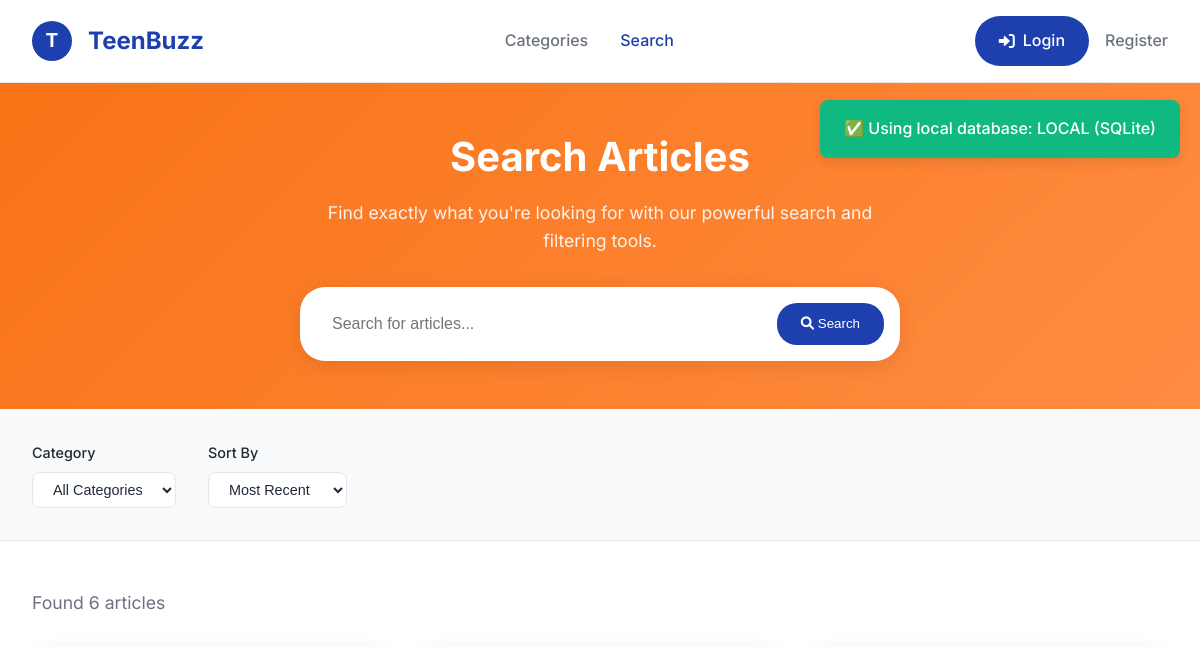
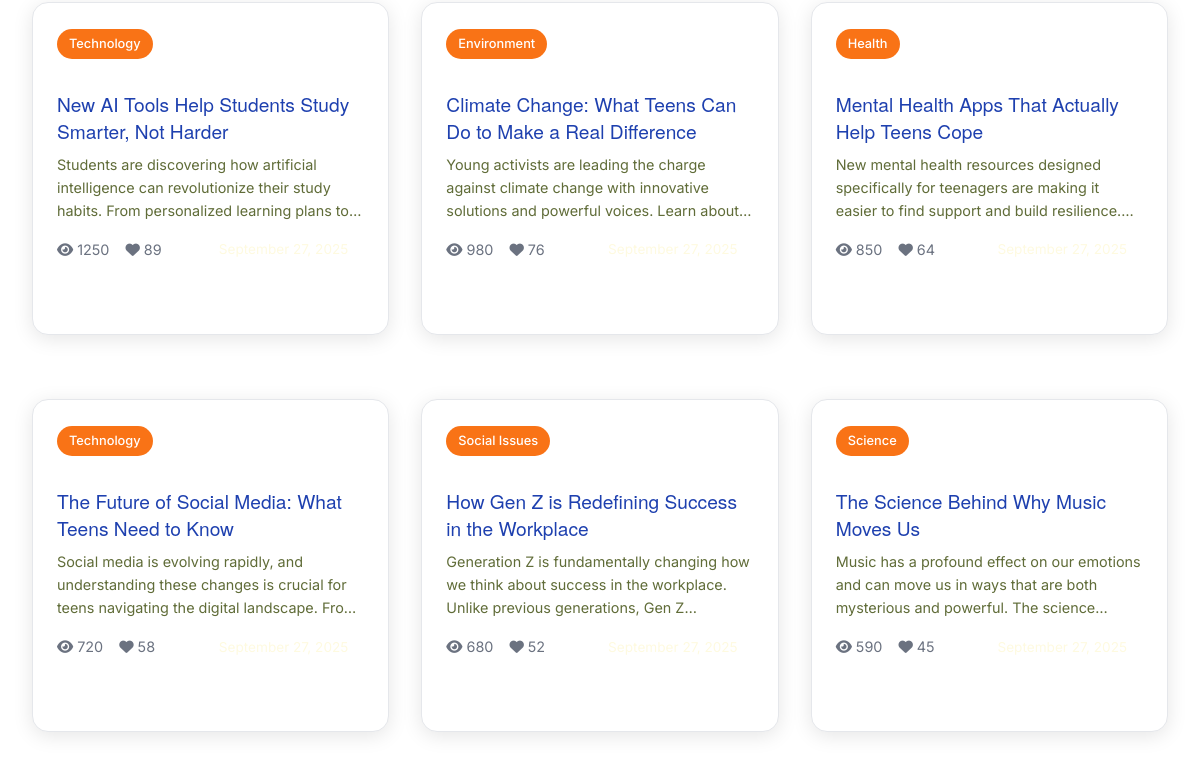
Before: /search with the older database file (2 pictures, top to bottom).
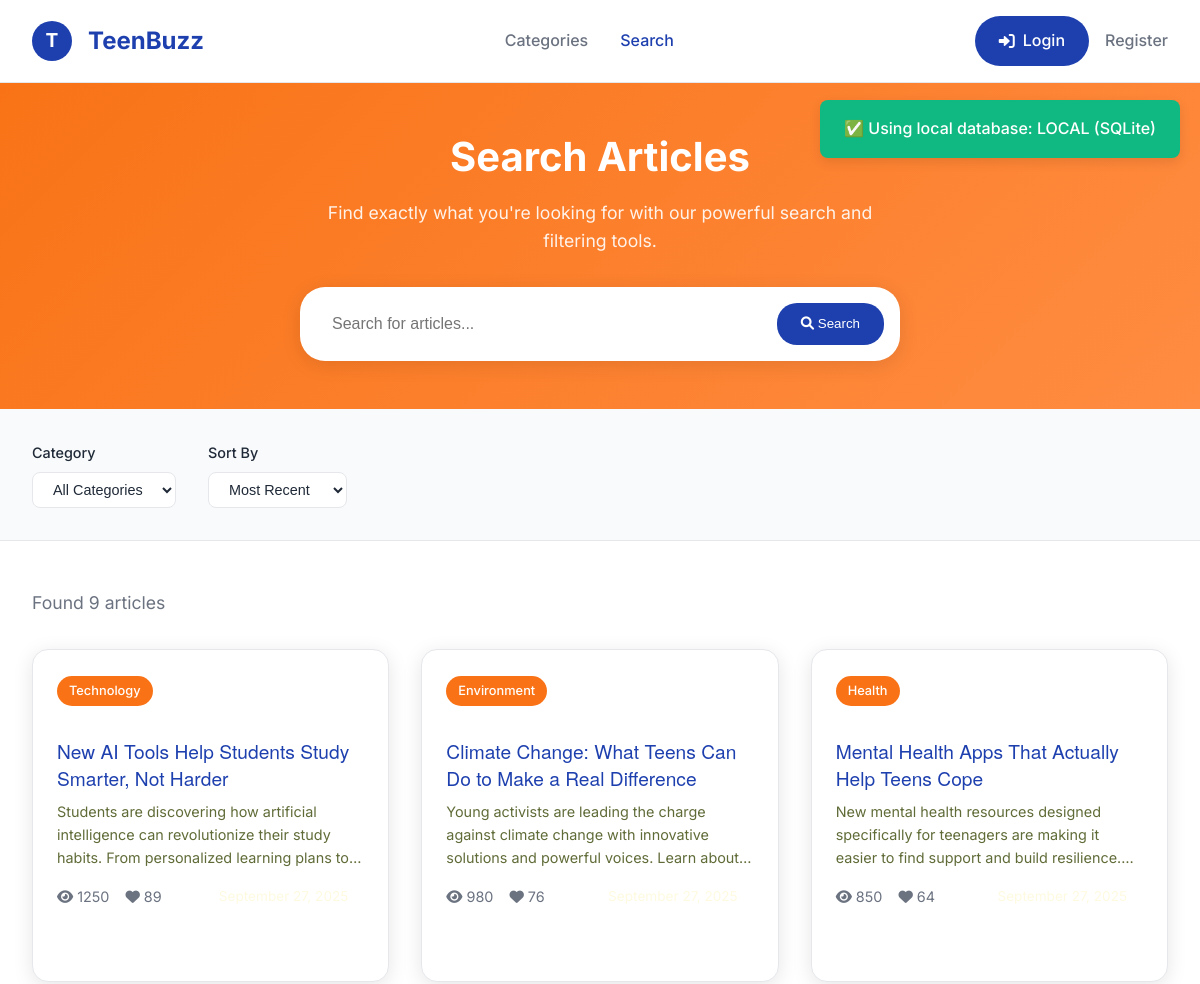
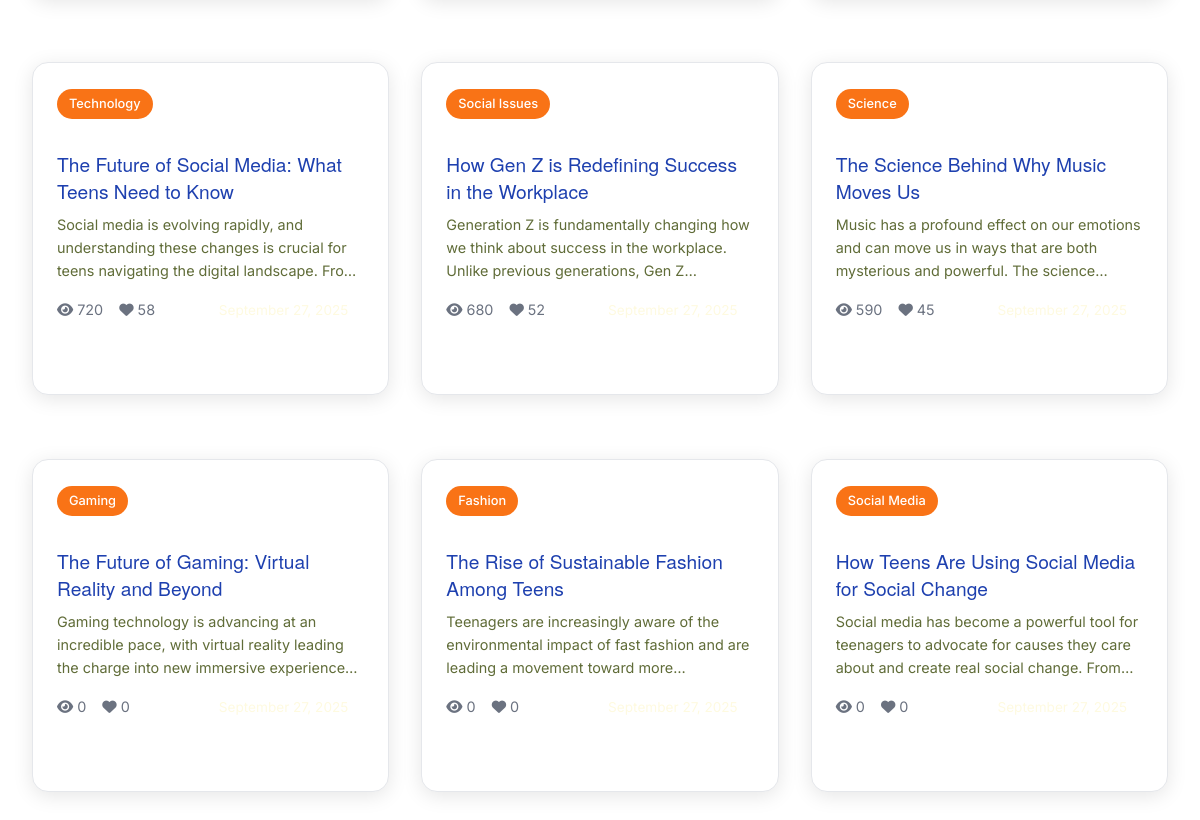
After: the same page with the newer database file (2 pictures, top to bottom).
### tables this page shows
CREATE TABLE articles (
            id INTEGER PRIMARY KEY AUTOINCREMENT,
            headline TEXT NOT NULL,
            content TEXT NOT NULL,
            category TEXT NOT NULL,
            source TEXT,
            url TEXT,
            created_at TIMESTAMP DEFAULT CURRENT_TIMESTAMP,
            updated_at TIMESTAMP DEFAULT CURRENT_TIMESTAMP,
            drawn_by_user_id TEXT,
            publish_date DATE,
            tags TEXT,
            views INTEGER DEFAULT 0,
            likes INTEGER DEFAULT 0,
            FOREIGN KEY (drawn_by_user_id) REFERENCES users(id)
        );

### app_with_auth.py (the view, shortened to what this page needs)
@app.route('/search')
def search_articles():
    query = request.args.get('q', '')
    category = request.args.get('category', '')
    try:
        articles = get_articles_from_db(limit=20)
        print(f"DEBUG: Found {len(articles)} articles from database")
        flash(f'✅ Using local database: {get_database_status()}', 'success')
        if category:
            articles = [a for a in articles if a.get('category') == category]
        return render_template('search.html',
                             articles=articles,
                             query=query,
                             category=category,
                             total_results=len(articles),
                             format_date=format_date)
    except Exception as e:
        print(f"Error in search route: {e}")
        return render_template('search.html', articles=[], query=query, category=category, format_date=format_date)

### app_with_auth.py (called while the page is built)
def format_date(date_string):
    try:
        if isinstance(date_string, str):
            date_obj = datetime.fromisoformat(date_string.replace('Z', '+00:00'))
        else:
            date_obj = date_string
        return date_obj.strftime('%B %d, %Y')
    except:
        return 'Recent'

def get_articles_from_db(limit=20):
    try:
        db = get_database()
        if not db:
            return []
        articles = db.select('articles', limit=limit)
        return articles
    except Exception as e:
        print(f"Error fetching articles: {e}")
        return []

@app.context_processor
def inject_user():
    return {
        'current_user': get_current_user(),
        'is_authenticated': is_authenticated(),
        'is_admin': is_admin()
    }

### auth_system_enhanced.py (called while the page is built, shortened)
def get_current_user():
    return auth_manager.get_current_user()

def is_authenticated():
    return auth_manager.is_authenticated()

def is_admin():
    return auth_manager.is_admin()

    def get_current_user(self):
        if not session.get('is_authenticated'):
            return None

    def is_authenticated(self):
        return session.get('is_authenticated', False)

    def is_admin(self):
        return session.get('is_admin', False)

### database_manager.py (called while the page is built, shortened)
def get_database():
    toggle = DatabaseToggle()
    return toggle.get_database()

def get_database_status():
    toggle = DatabaseToggle()
    return toggle.get_status()

    def connect(self):
        self.conn = sqlite3.connect(self.db_path)
        self.conn.row_factory = sqlite3.Row  # Enable column access by name
        return self

    def execute_query(self, query: str, params: tuple = ()) -> List[Dict[str, Any]]:
        if not self.conn:
            self.connect()
        cursor = self.conn.cursor()
        cursor.execute(query, params)
        columns = [description[0] for description in cursor.description] if cursor.description else []
        results = [dict(zip(columns, row)) for row in cursor.fetchall()]
        self.conn.commit()
        return results

    def select(self, table: str, columns: str = '*', where: str = '', params: tuple = (), limit: int = None) -> List[Dict[str, Any]]:
        query = f"SELECT {columns} FROM {table}"
        if where:
            query += f" WHERE {where}"
        if limit:
            query += f" LIMIT {limit}"
        return self.execute_query(query, params)

    def load_config(self):
        if os.path.exists(self.config_file):
            with open(self.config_file, 'r') as f:
                self.config = json.load(f)

### templates/search.html (shortened to what this page needs)
{% extends "base.html" %}
{% block content %}
    <section class="search-hero">
        <div class="container">
            <h1>Search Articles</h1>
            <p>Find exactly what you're looking for with our powerful search and filtering tools.</p>
            <form action="{{ url_for('search_articles') }}" method="GET" class="search-form">
                <input type="text" name="q" placeholder="Search for articles..." value="{{ query or '' }}">
                <button type="submit">
                    <i class="fas fa-search"></i>
                    Search
                </button>
            </form>
        </div>
    </section>
    <section class="filters-section">
        <div class="filters-container">
            <div class="filter-group">
                <label class="filter-label">Category</label>
                <select class="filter-select" onchange="filterByCategory(this.value)">
                    <option value="">All Categories</option>
                </select>
            </div>
            <div class="filter-group">
                <label class="filter-label">Sort By</label>
                <select class="filter-select" onchange="sortResults(this.value)">
                    <option value="recent">Most Recent</option>
                </select>
            </div>
        </div>
    </section>
    <section class="results-section">
        <div class="results-header">
            <div class="results-count">
                {% if articles %}
                    Found {{ total_results or articles|length }} article{{ 's' if (total_results or articles|length) != 1 else '' }}
                {% else %}
                    No articles found
                {% endif %}
            </div>
        </div>
        {% if articles %}
            <div class="articles-grid">
                {% for article in articles %}
                <article class="article-card">
                    <div class="article-content">
                        <span class="article-category">{{ article.category }}</span>
                        <h3 class="article-title">
                            <a href="{{ url_for('view_article', article_id=article.id) }}" class="read-more">
                                {{ article.headline }}
                            </a>
                        </h3>
                        <p class="article-excerpt">
                            {{ article.content[:150] }}{% if article.content|length > 150 %}...{% endif %}
                        </p>
                        <div class="article-meta">
                            <div class="article-stats">
                                <div class="stat">
                                    <i class="fas fa-eye"></i>
                                    <span>{{ article.views or 0 }}</span>
                                </div>
                                <div class="stat">
                                    <i class="fas fa-heart"></i>
                                    <span>{{ article.likes or 0 }}</span>
                                </div>
                            </div>
                            <div class="article-date">
                            </div>
                        </div>
                    </div>
                </article>
                {% endfor %}
            </div>
        {% endif %}
    </section>
{% endblock %}

### templates/base.html (shortened to what this page needs)
<!DOCTYPE html>
<html lang="en">
<head>
    <link rel="stylesheet" href="{{ url_for('static', filename='css/style.css') }}">
    <link rel="stylesheet" href="https://cdnjs.cloudflare.com/ajax/libs/font-awesome/6.0.0/css/all.min.css">
</head>
<body>
    <header class="header">
        <nav class="nav">
            <a href="{{ url_for('home') }}" class="logo">
                <div class="logo-icon">T</div>
                <span class="logo-text">TeenBuzz</span>
            </a>
            <div class="nav-menu">
                <a href="{{ url_for('categories') }}" class="nav-link {% if request.endpoint == 'categories' %}active{% endif %}">Categories</a>
                <a href="{{ url_for('search_articles') }}" class="nav-link {% if request.endpoint == 'search_articles' %}active{% endif %}">Search</a>
            </div>
            <div class="user-actions">
                {% if is_authenticated %}
                    <a href="{{ url_for('user_profile') }}" class="profile-btn">
                        <i class="fas fa-user"></i>
                        {{ current_user.username if current_user else 'Profile' }}
                    </a>
                    <a href="{{ url_for('logout') }}" class="nav-link">
                        <i class="fas fa-sign-out-alt"></i>
                        Logout
                    </a>
                {% else %}
                    <a href="{{ url_for('login') }}" class="login-btn">
                        <i class="fas fa-sign-in-alt"></i>
                        Login
                    </a>
                    <a href="{{ url_for('register') }}" class="nav-link">Register</a>
                {% endif %}
            </div>
        </nav>
    </header>
    <div class="flash-messages" id="flash-messages">
        {% with messages = get_flashed_messages(with_categories=true) %}
            {% if messages %}
                {% for category, message in messages %}
                    <div class="flash-message flash-{{ category }}" onclick="this.remove()">
                        {{ message }}
                    </div>
                {% endfor %}
            {% endif %}
        {% endwith %}
    </div>
    <main class="main-content">
        {% block content %}{% endblock %}
    </main>
</body>
</html>

### static/css/style.css (style rules this page uses)
:root { --primary-color: #606c38; --secondary-color: #283618; --bg-primary: #fefae0; --accent-color: #dda15e; --highlight-color: #bc6c25; --text-primary: #283618; --text-secondary: #606c38; --text-light: #fefae0; --success-color: #28a745; --danger-color: #dc3545; --warning-color: #ffc107; --info-color: #17a2b8; --shadow-light: 0 2px 10px rgba(0,0,0,0.1); --shadow-medium: 0 4px 20px rgba(0,0,0,0.15); --shadow-heavy: 0 8px 30px rgba(0,0,0,0.2); --border-radius: 16px; --border-radius-small: 10px; --transition: all 0.3s ease; }
* { margin: 0; padding: 0; box-sizing: border-box; }
body { font-family: 'Helvetica Neue', Helvetica, Arial, sans-serif; line-height: 1.6; color: var(--text-primary); background-color: var(--bg-primary); }
.container { max-width: 1200px; margin: 0 auto; padding: 0 20px; }
h1, h2, h3, h4 { font-weight: 600; line-height: 1.3; }
h1 { font-size: 2.5rem; }
h3 { font-size: 1.5rem; }
.header { background: var(--bg-primary); border-bottom: 2px solid var(--primary-color); box-shadow: none; }
.nav { display: flex; justify-content: space-between; align-items: center; padding: 1rem 0; }
.nav-menu { display: flex; align-items: center; gap: 2rem; }
.nav-link { text-decoration: none; color: var(--text-secondary); font-weight: 500; transition: var(--transition); }
.nav-link:hover, .nav-link.active { color: var(--primary-color); }
.articles-grid { display: grid; grid-template-columns: repeat(auto-fit, minmax(300px, 1fr)); gap: 2rem; margin-bottom: 3rem; }
.article-card, .trending-card { background: var(--bg-primary); border-radius: var(--border-radius); box-shadow: var(--shadow-light); overflow: hidden; margin-bottom: 2rem; }
.article-card h3, .trending-card h3 { font-family: 'Helvetica Neue', Helvetica, Arial, sans-serif; font-size: 1.2rem; color: var(--primary-color); margin: 1rem 0 0.5rem 0; font-weight: 700; }
.article-card p, .trending-card p { display: none; }
.article-meta { display: flex; gap: 1rem; margin-bottom: 1rem; flex-wrap: wrap; }
.article-category { background: var(--primary-color); color: white; padding: 4px 12px; border-radius: 20px; font-size: 0.8rem; font-weight: 500; }
.article-date, .article-source { color: var(--text-light); font-size: 0.85rem; margin-right: 1rem; }
.article-card .article-excerpt { color: var(--text-secondary); font-size: 0.9rem; line-height: 1.6; display: -webkit-box; -webkit-line-clamp: 3; -webkit-box-orient: vertical; overflow: hidden; }
.article-content { font-size: 1.1rem; line-height: 1.7; margin-bottom: 2rem; }
.flash-messages { position: fixed; top: 20px; right: 20px; z-index: 1000; max-width: 400px; }
.flash-message { padding: 1rem 1.5rem; margin-bottom: 1rem; border-radius: var(--border-radius-small); box-shadow: var(--shadow-medium); display: flex; align-items: center; justify-content: space-between; gap: 0.5rem; animation: slideIn 0.3s ease; position: relative; min-width: 300px; font-weight: 500; }

Changed rows visible on the page:
added articles: category "Gaming", headline "The Future of Gaming: Virtual Reality and Beyond", content "Gaming technology is advancing at an incredible pace, with virtual reality leading the charge into new immersive…", views "0", likes "0"
added articles: category "Fashion", headline "The Rise of Sustainable Fashion Among Teens", content "Teenagers are increasingly aware of the environmental impact of fast fashion and are leading a movement toward…", views "0", likes "0"
added articles: category "Social Media", headline "How Teens Are Using Social Media for Social Change", content "Social media has become a powerful tool for teenagers to advocate for causes they care about and create real social change.…", views "0", likes "0"
Other visible differences:
{{ total_results or articles|length }}: "6" → "9"
